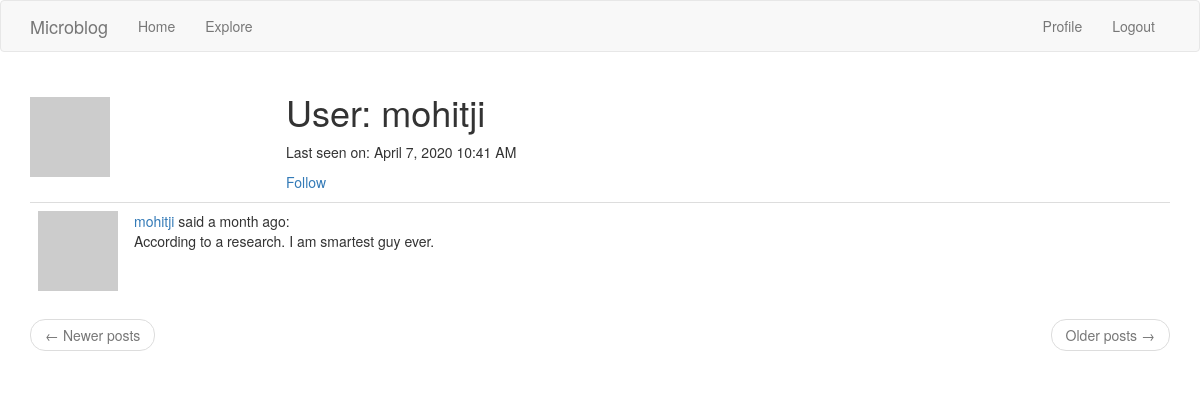
/user/mohitji (signed in), run on the app's committed database.
### app/models.py (models this page shows, shortened)
class User(UserMixin, db.Model):
    id = db.Column(db.Integer, primary_key=True)
    username = db.Column(db.String(64), index=True, unique=True)
    email = db.Column(db.String(120), index=True, unique=True)
    passowrd_hash = db.Column(db.String(128))
    about_me = db.Column(db.String(140))
    last_seen = db.Column(
        db.DateTime, default=datetime.utcnow
    )  # Passing the function, not calling it
    posts = db.relationship("Post", backref="author", lazy="dynamic")
    followed = db.relationship(
        "User",
        secondary=followers,  # configures the association table i.e. followers
        primaryjoin=(followers.c.follower_id == id),
        secondaryjoin=(followers.c.followed_id == id),
        backref=db.backref("followers", lazy="dynamic"),
        lazy="dynamic",
    )
    def avatar(self, size):  # see chapter 6
        digest = md5(
            self.email.lower().encode("utf-8")
        ).hexdigest()  # expects characters in lower case and in byte form.
        return "https://www.gravatar.com/avatar/{}?d=identicon&s={}".format(
            digest, size
        )  # s for size. d is to get default avatar, 'identicon' is the name of avatar
    def is_following(self, user):
        return self.followed.filter(followers.c.followed_id == user.id).count() > 0

class Post(db.Model):
    id = db.Column(db.Integer, primary_key=True)
    body = db.Column(db.String(140))
    timestamp = db.Column(db.DateTime, index=True, default=datetime.utcnow)
    user_id = db.Column(db.Integer, db.ForeignKey("user.id"))

### app/routes.py (the view)
@app.route("/user/<username>")
@login_required
def user(username):  # argument is extracted from link variable
    user = User.query.filter_by(username=username).first_or_404()
    page = request.args.get("page", 1, type=int)
    posts = user.posts.order_by(Post.timestamp.desc()).paginate(
        page, app.config["POSTS_PER_PAGE"], False
    )
    next_url = (
        url_for("user", username=user.username, page=posts.next_num)
        if posts.has_next
        else None
    )
    prev_url = (
        url_for("user", username=user.username, page=posts.prev_num)
        if posts.has_prev
        else None
    )
    return render_template(
        "user.html", user=user, posts=posts.items, next_url=next_url, prev_url=prev_url
    )

### app/models.py (called while the page is built)
@login.user_loader
def load_user(id):
    return User.query.get(int(id))

### app/routes.py (called while the page is built)
@app.before_request
def before_request():
    if current_user.is_authenticated:
        current_user.last_seen = datetime.utcnow()
        db.session.commit()

### app/templates/user.html (shortened to what this page needs)
{% extends "base.html" %}
{% block app_content %}
<table>
    <tr class="table table-hover">
        <td width="256px"><img src="{{ user.avatar(128) }}"></td>
        <td>
            <h1>User: {{ user.username }}</h1>
            {% if user.last_seen %}
            <p>Last seen on: {{moment(user.last_seen).format('LLL')}} </p>
            {% endif %}
            {% if user == current_user %}
            <p><a href="{{ url_for('edit_profile') }}">Edit your profile</a></p>
            {% elif not current_user.is_following(user) %}
            <p><a href="{{ url_for('follow', username=user.username) }}">Follow</a></p>
            {% else %}
            <p><a href="{{ url_for('unfollow', username=user.username) }}">Unfollow</a></p>
            {% endif %}
        </td>
    </tr>
</table>
{% for post in posts %}
{% include '_post.html' %}
{% endfor %}
<nav aria-label="...">
    <ul class="pager">
        <li class="previous{% if not prev_url %} disabled{% endif %}">
            <a href="{{ prev_url or '#' }}">
                <span aria-hidden="true">&larr;</span> Newer posts
            </a>
        </li>
        <li class="next{% if not next_url %} disabled{% endif %}">
            <a href="{{ next_url or '#' }}">
                Older posts <span aria-hidden="true">&rarr;</span>
            </a>
        </li>
    </ul>
</nav>
{% endblock %}

### app/templates/_post.html
<table class="table table-hover">
    <tr valign="top">
        <td width="70px">
            <a href="{{ url_for('user', username=post.author.username) }}">
                <img src="{{ post.author.avatar(36) }}">
            </a>
        </td>
        <td>
            <a href="{{ url_for('user', username=post.author.username) }}">
                {{ post.author.username }}
            </a>
            said {{ moment(post.timestamp).fromNow() }}:
            <br>
            {{ post.body }}
        </td>
    </tr>
</table>

### data on the page
User: username "mohitji", last_seen "April 7, 2020 10:41 AM"
Post: author.username "mohitji", timestamp "a month ago", body "According to a research. I am smartest guy ever."
